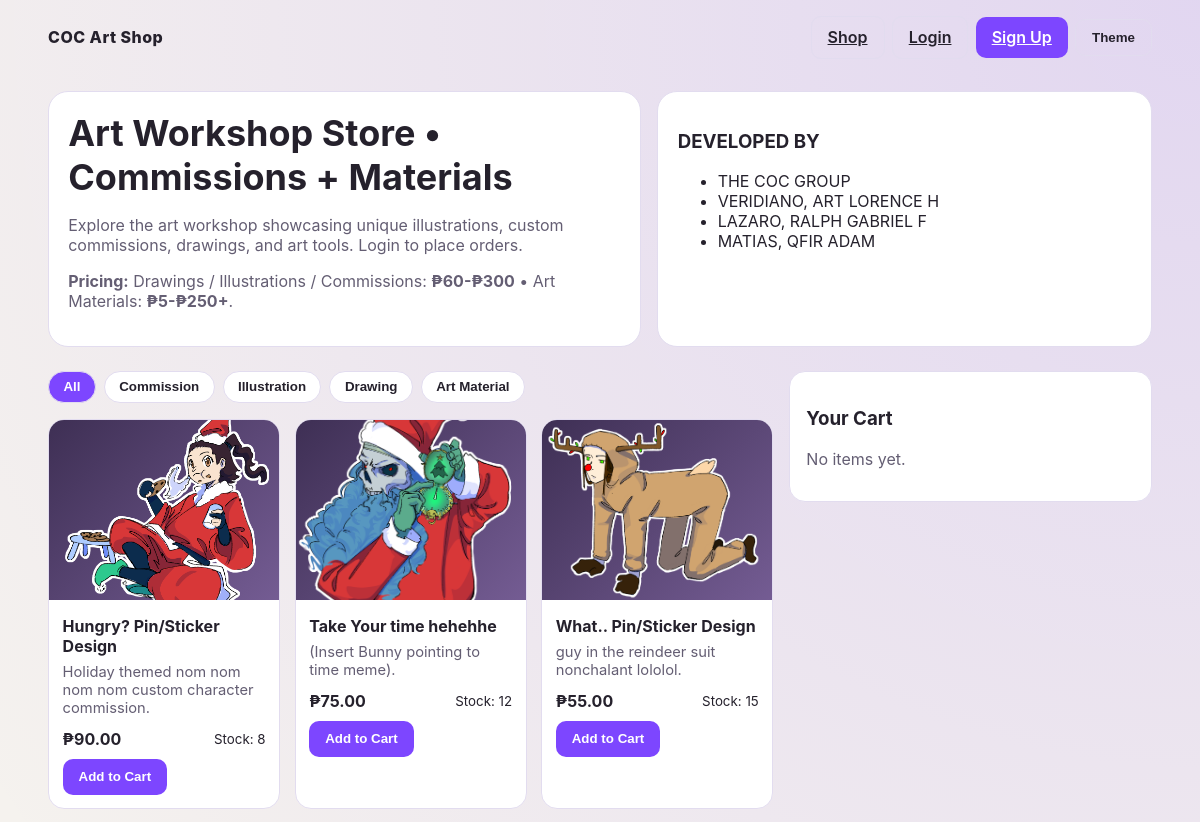
The app's page / (upper part), older data.
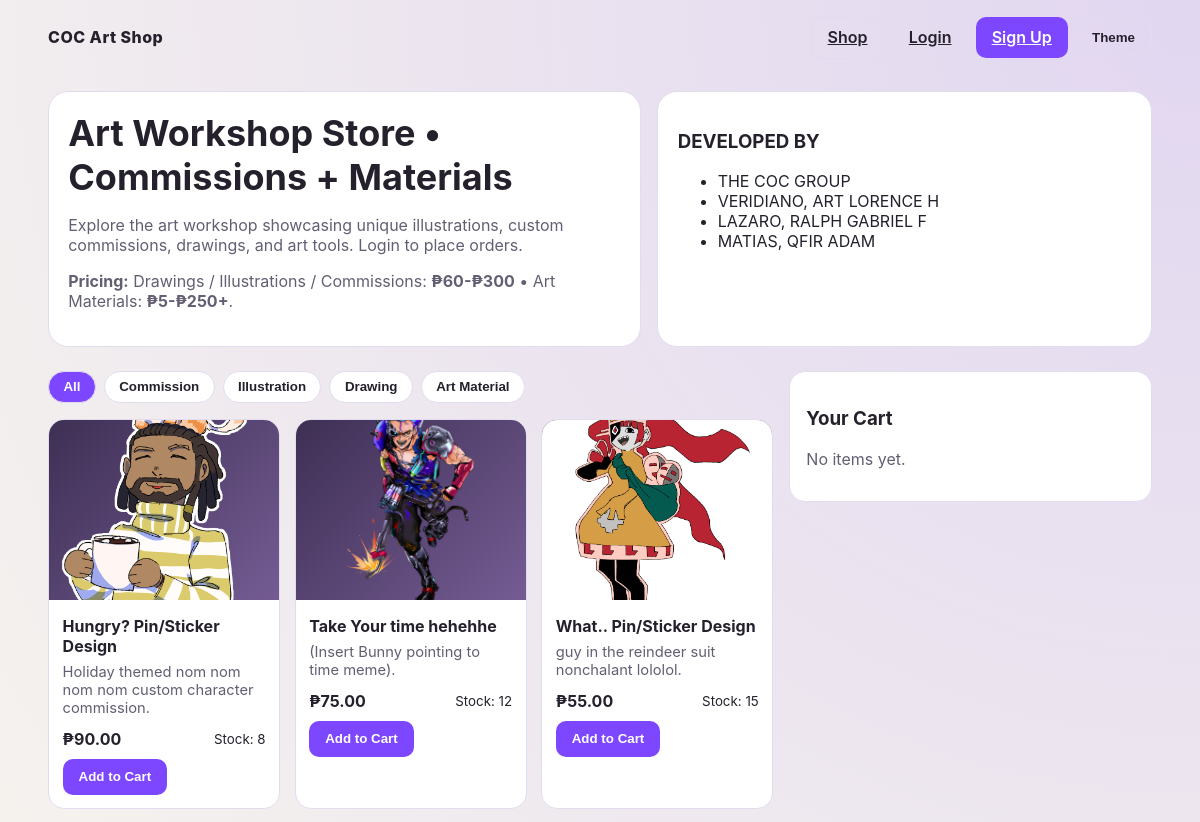
The same page, newer data.
### tables this page shows
CREATE TABLE products (
    product_id INT AUTO_INCREMENT PRIMARY KEY,
    product_name VARCHAR(150) NOT NULL,
    category ENUM('Commission', 'Illustration', 'Drawing', 'Art Material') NOT NULL,
    price DECIMAL(10,2) NOT NULL,
    stock INT NOT NULL DEFAULT 20,
    image_path VARCHAR(255) DEFAULT NULL,
    description TEXT,
    is_active TINYINT(1) DEFAULT 1,
    created_at TIMESTAMP DEFAULT CURRENT_TIMESTAMP
);

### config.php (called while the page is built, shortened)
<?php
function isLoggedIn(): bool { return isset($_SESSION['user']); }
function peso(float $amount): string { return '₱' . number_format($amount, 2); }

### index.php (the view, shortened to what this page needs)
<?php
require_once 'config.php';
$products = $pdo->query('SELECT * FROM products WHERE is_active = 1 ORDER BY created_at DESC')->fetchAll();
$cartItems = [];
require 'includes/header.php';
?>
<section class="hero">
  <div class="hero-card">
    <h1>Art Workshop Store • Commissions + Materials</h1>
    <p>Explore the art workshop showcasing unique illustrations, custom commissions, drawings, and art tools. Login to place orders.</p>
    <p><strong>Pricing:</strong> Drawings / Illustrations / Commissions: <strong>₱60-₱300</strong> • Art Materials: <strong>₱5-₱250+</strong>.</p>
  </div>
  <div class="panel">
    <h3>DEVELOPED BY</h3>
    <ul>
      <li>THE COC GROUP</li>
      <li>VERIDIANO, ART LORENCE H</li>
      <li>LAZARO, RALPH GABRIEL F</li>
      <li>MATIAS, QFIR ADAM</li>
    </ul>
  </div>
</section>
<div class="shop-layout">
  <section>
    <div class="filters">
      <?php foreach (['All','Commission','Illustration','Drawing','Art Material'] as $category): ?>
      <button class="filter-chip <?= $category === 'All' ? 'active' : '' ?>" data-filter="<?= $category ?>"><?= $category ?></button>
      <?php endforeach; ?>
    </div>
    <div class="product-grid">
      <?php foreach ($products as $product): ?>
        <article class="product" data-category="<?= htmlspecialchars($product['category']) ?>">
          <?php if (!empty($product['image_path']) && file_exists($product['image_path'])): ?>
            <button
              type="button"
              class="product-media-btn"
              data-image-src="<?= htmlspecialchars($product['image_path']) ?>"
              data-image-alt="<?= htmlspecialchars($product['product_name']) ?>">
              <img src="<?= htmlspecialchars($product['image_path']) ?>" alt="<?= htmlspecialchars($product['product_name']) ?>">
            </button>
          <?php else: ?>
            <div class="img-placeholder"><?= htmlspecialchars($product['category']) ?></div>
          <?php endif; ?>
          <div class="content">
            <h3><?= htmlspecialchars($product['product_name']) ?></h3>
            <p><?= htmlspecialchars($product['description']) ?></p>
            <div class="price-stock">
              <strong><?= peso((float)$product['price']) ?></strong>
              <small>Stock: <?= (int)$product['stock'] ?></small>
            </div>
            <form method="POST">
              <button type="submit" name="add_to_cart">Add to Cart</button>
            </form>
          </div>
        </article>
      <?php endforeach; ?>
    </div>
  </section>
  <aside class="cart">
    <h3>Your Cart</h3>
    <?php if (!$cartItems): ?>
      <p style="color:var(--muted)">No items yet.</p>
    <?php endif; ?>
  </aside>
</div>
<?php require 'includes/footer.php'; ?>

### includes/header.php (shortened to what this page needs)
<?php require_once __DIR__ . '/../config.php'; ?>
<!DOCTYPE html>
<html lang="en">
<head>
  <link rel="stylesheet" href="assets/css/styles.css">
</head>
<body>
  <div class="container">
    <nav class="nav">
      <div class="logo"><?= SITE_NAME ?></div>
      <div style="display:flex; gap:.45rem; align-items:center; flex-wrap:wrap; justify-content:end;">
        <a class="btn secondary" href="index.php">Shop</a>
        <?php if (isLoggedIn()): ?>
          <a class="btn secondary" href="history.php">Transaction Log</a>
          <span style="font-size:.9rem;"><?= htmlspecialchars($_SESSION['user']['full_name']) ?></span>
          <a class="btn" href="logout.php">Logout</a>
        <?php else: ?>
          <a class="btn secondary" href="login.php">Login</a>
          <a class="btn" href="register.php">Sign Up</a>
        <?php endif; ?>
        <button id="themeToggle" class="btn secondary" type="button">Theme</button>
      </div>
    </nav>

### includes/footer.php (shortened to what this page needs)
  </div>
</body>
</html>

### assets/css/styles.css (style rules this page uses)
:root { --bg: #f5f2ee; --surface: #ffffff; --text: #25212c; --muted: #645e73; --primary: #7d46ff; --accent: #ff6a88; --border: #e2dcef; --card: #fff; }
* { box-sizing: border-box; }
body { margin: 0; font-family: Inter, Segoe UI, Arial, sans-serif; background: radial-gradient(circle at top right, rgba(125,70,255,0.16), transparent 35%), var(--bg); color: var(--text); }
.container { width: min(1140px, 92vw); margin: 0 auto; }
.nav { display: flex; justify-content: space-between; align-items: center; gap: .8rem; flex-wrap: wrap; padding: 1rem 0; }
.logo { font-weight: 800; letter-spacing: .03em; }
.btn, button { border: 0; padding: .65rem 1rem; border-radius: 10px; background: var(--primary); color: white; cursor: pointer; font-weight: 600; }
.btn.secondary { background: transparent; color: var(--text); border: 1px solid var(--border); }
.hero { display: grid; grid-template-columns: 1.2fr 1fr; gap: 1rem; align-items: stretch; margin: 1rem 0 1.5rem; }
.hero-card, .panel { background: var(--surface); border: 1px solid var(--border); border-radius: 20px; padding: 1.2rem; }
.hero h1 { font-size: clamp(1.5rem, 3vw, 2.3rem); margin: 0; }
.hero p { color: var(--muted); }
.filters { display: flex; gap: .5rem; flex-wrap: wrap; margin-bottom: 1rem; }
.filter-chip { padding: .45rem .9rem; border-radius: 999px; border: 1px solid var(--border); background: var(--surface); color: var(--text); cursor: pointer; }
.filter-chip.active { background: var(--primary); color: #fff; }
.product-grid { display: grid; grid-template-columns: repeat(auto-fit, minmax(220px, 1fr)); gap: .9rem; margin-bottom: 2rem; }
.product { background: var(--card); border: 1px solid var(--border); border-radius: 16px; overflow: hidden; display: flex; flex-direction: column; transition: transform .25s ease, box-shadow .25s ease, border-color .25s ease; animation: productFadeIn .45s ease both; }
.product-media-btn { border: 0; background: transparent; padding: 0; cursor: zoom-in; position: relative; border-radius: 0; }
.product-media-btn::after { content: "Click to view full image"; position: absolute; right: .55rem; bottom: .55rem; padding: .25rem .5rem; font-size: .72rem; border-radius: 999px; color: #fff; background: rgba(0, 0, 0, 0.6); opacity: 0; transition: opacity .2s ease; }
.product img, .product .img-placeholder { width: 100%; height: 180px; object-fit: cover; background: linear-gradient(135deg, #3e2f54, #745c93); transition: transform .35s ease; }
.product .content { padding: .85rem; }
.product h3 { margin: 0 0 .45rem; font-size: 1rem; }
.product p { margin: 0 0 .7rem; color: var(--muted); font-size: .92rem; }
.price-stock { display: flex; justify-content: space-between; align-items: center; margin-bottom: .65rem; }
.cart { background: var(--surface); border: 1px solid var(--border); border-radius: 16px; padding: 1rem; position: sticky; top: .7rem; }
.shop-layout { display: grid; grid-template-columns: 2fr 1fr; gap: 1rem; align-items: start; }

Row changes from the older to the newer data that the page shows:
changed products "Hungry? Pin/Sticker Design": image_path: a different picture
changed products "Take Your time hehehhe": image_path: a different picture
changed products "What.. Pin/Sticker Design": image_path: a different picture
